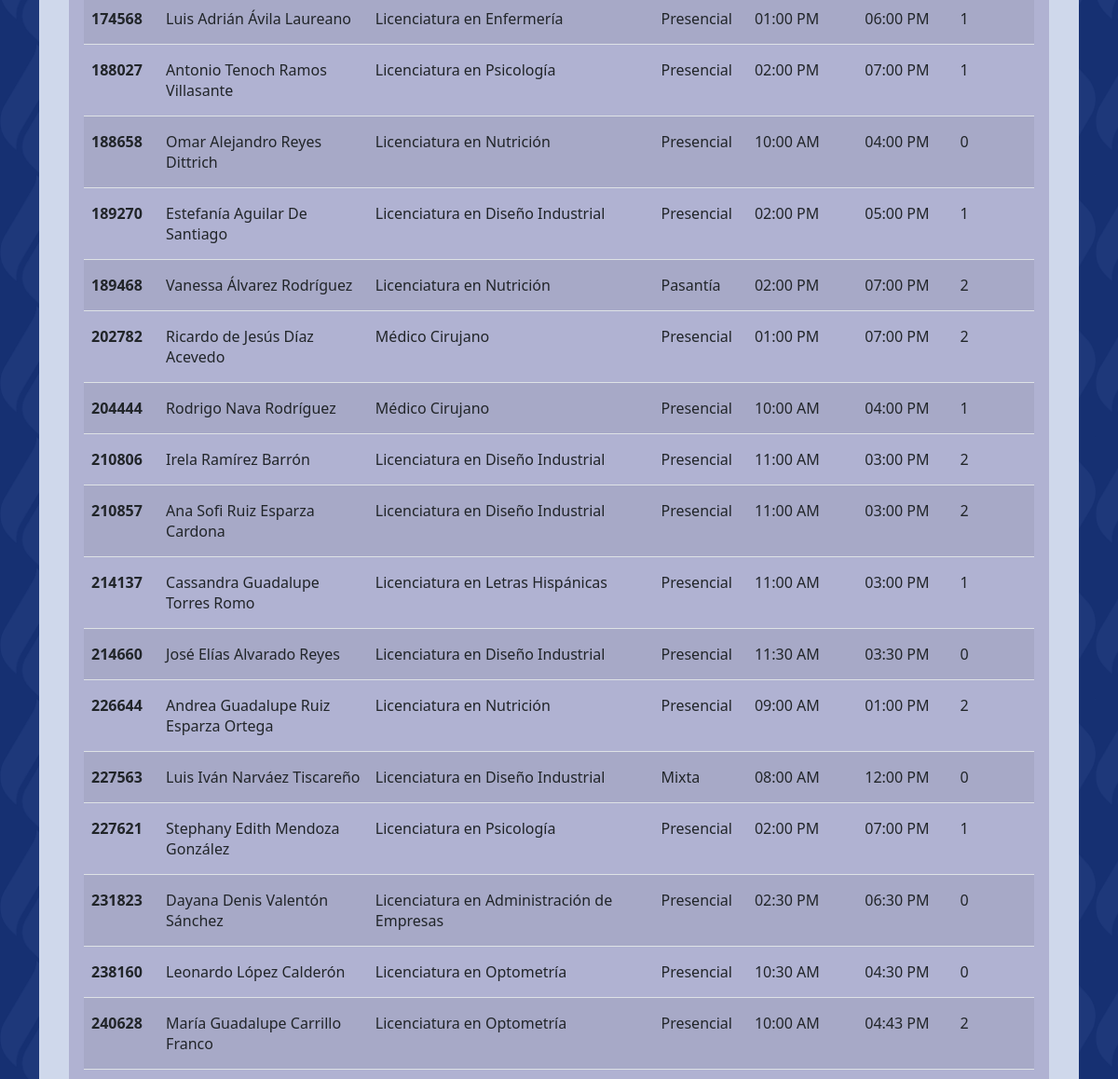
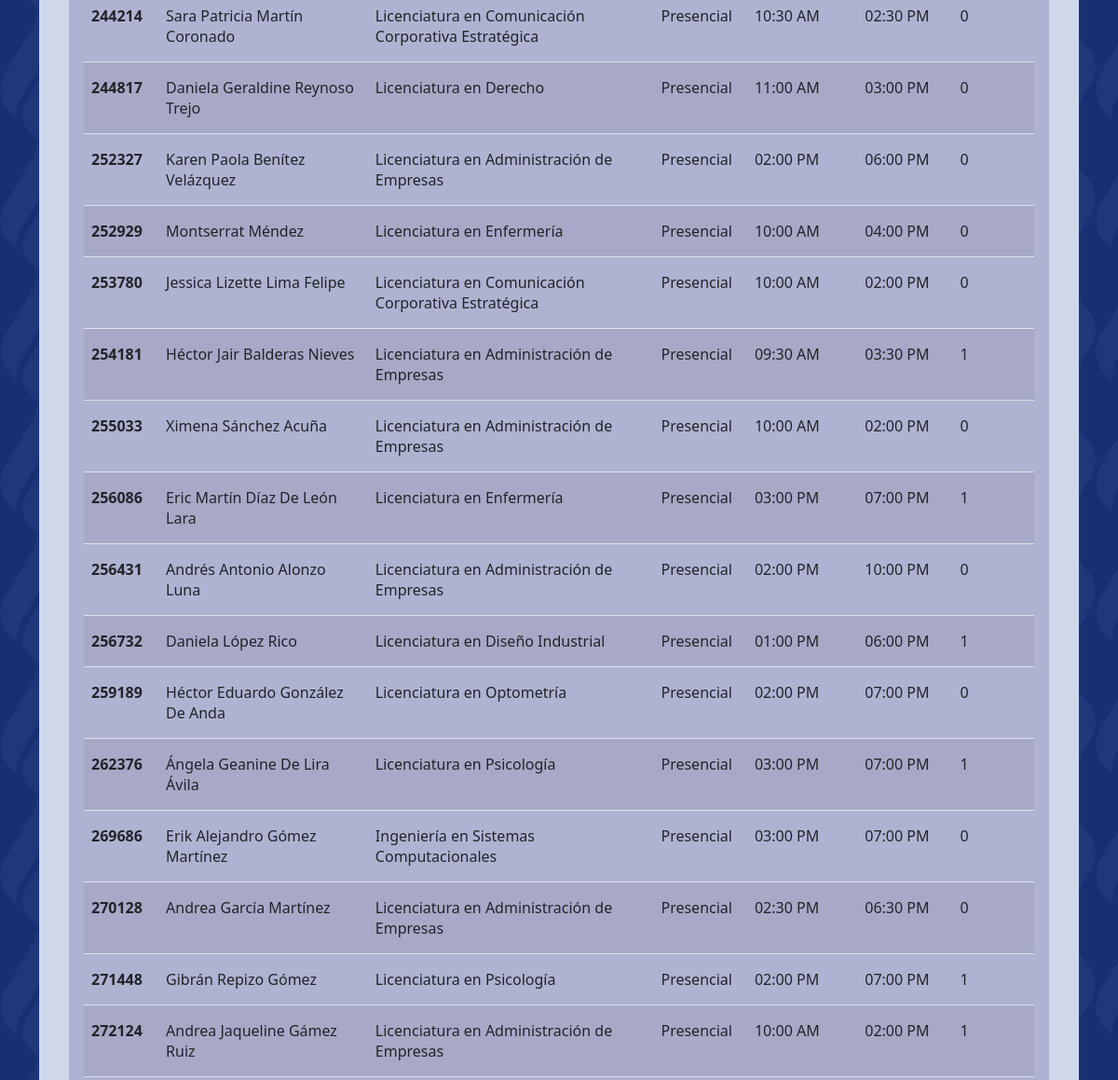
The page /administrador/consulta_colaboradores/listado_colaboradores.php (signed in, middle part) on the database as committed earlier (2 pictures, top to bottom).
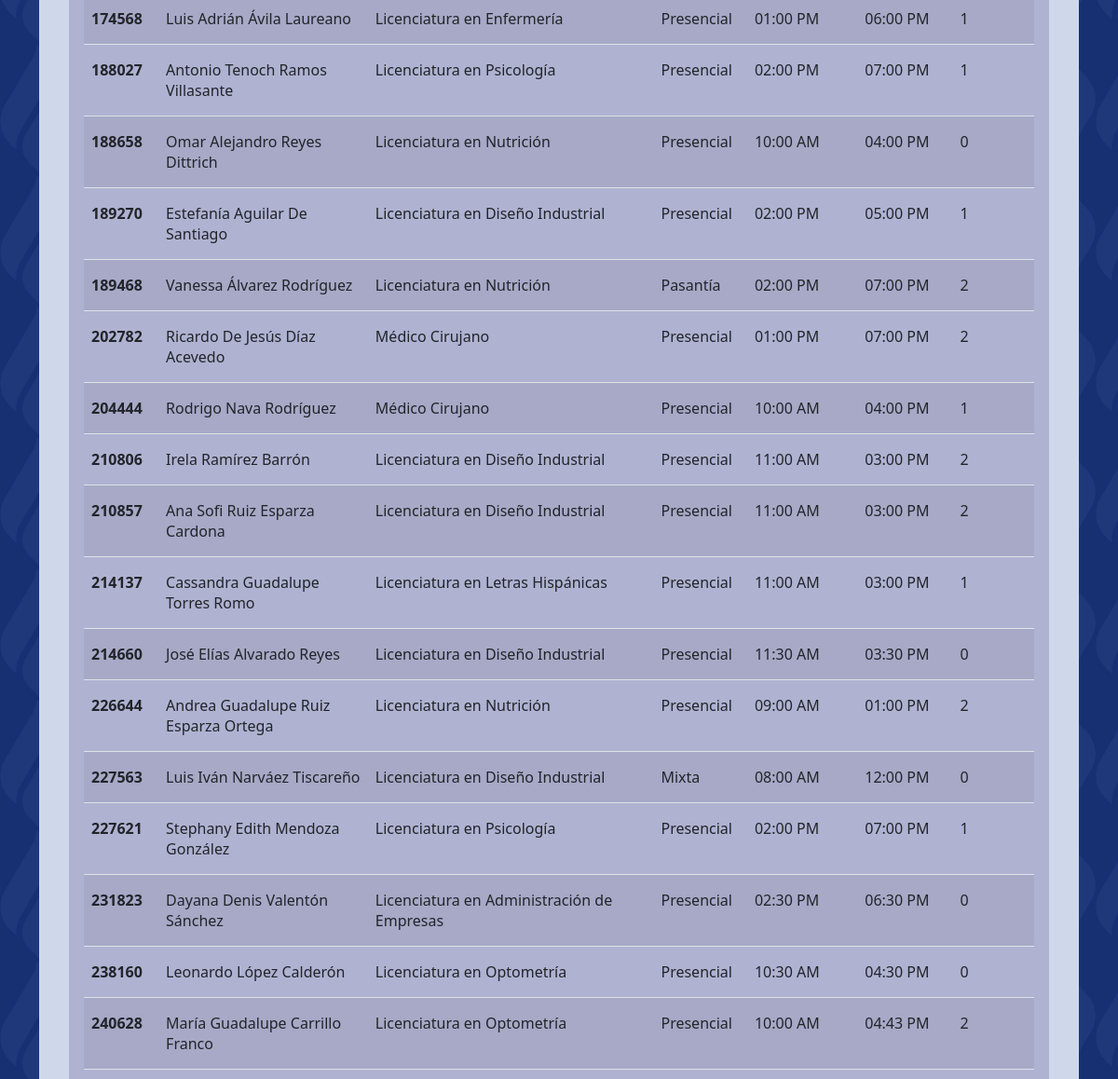
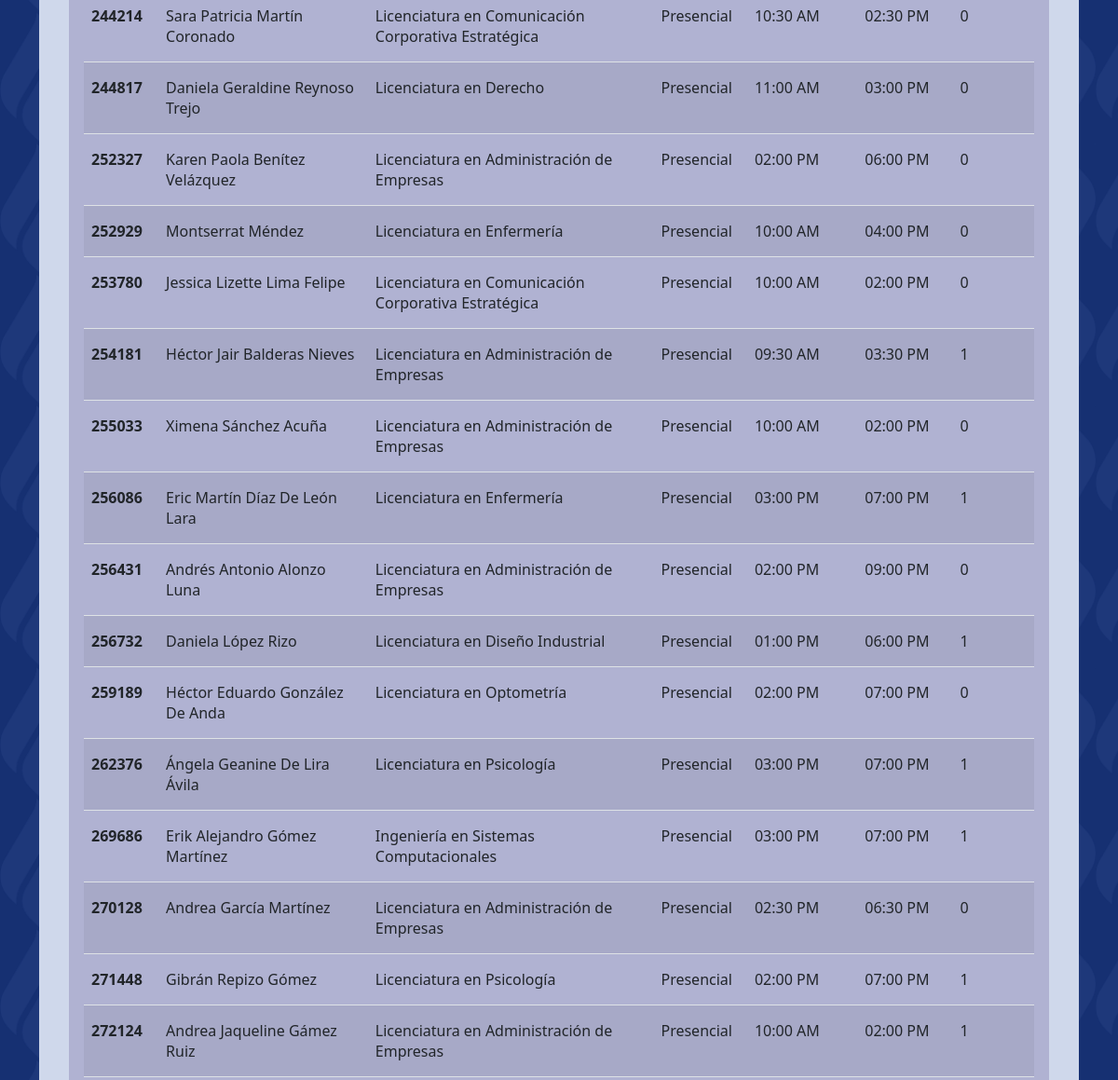
The same page on the database as committed later (2 pictures, top to bottom).
### tables this page shows
CREATE TABLE `colaborador` (
  `ID` int(10) UNSIGNED NOT NULL,
  `nombres` varchar(100) NOT NULL,
  `apellido_paterno` varchar(45) NOT NULL,
  `apellido_materno` varchar(45) DEFAULT NULL,
  `numero_retardos` int(11) NOT NULL DEFAULT 0,
  `ID_carrera` int(10) UNSIGNED NOT NULL,
  `ID_modalidad` int(10) UNSIGNED NOT NULL,
  `ID_horario` int(10) UNSIGNED NOT NULL
);

CREATE TABLE `carrera` (
  `ID` int(10) UNSIGNED NOT NULL,
  `nombre` tinytext NOT NULL
);

CREATE TABLE `modalidad_colaborador` (
  `ID` int(10) UNSIGNED NOT NULL,
  `nombre` varchar(45) NOT NULL
);

CREATE TABLE `horario` (
  `ID` int(10) UNSIGNED NOT NULL,
  `hora_inicial` time NOT NULL,
  `hora_final` time NOT NULL,
  `ID_turno` int(10) UNSIGNED NOT NULL
);

### administrador/consulta_colaboradores/listado_colaboradores.php (the view, shortened to what this page needs)
<?php
    $conexion_base = new mysqli("localhost", "root", "", "checadorumd");
    $colaboradores = $conexion_base->query("SELECT colaborador.ID, CONCAT_WS(' ', colaborador.nombres, colaborador.apellido_paterno, colaborador.apellido_materno) AS nombre_completo, colaborador.numero_retardos,
    carrera.nombre, modalidad_colaborador.nombre, horario.hora_inicial, horario.hora_final
    FROM colaborador JOIN carrera ON colaborador.ID_carrera = carrera.ID
    JOIN modalidad_colaborador ON colaborador.ID_modalidad = modalidad_colaborador.ID
    JOIN horario ON colaborador.ID_horario = horario.ID;");
?>
<html lang="es" class="d-none invisible">
    <head>
        <link rel="stylesheet" href="../../css/clases_globales.css">
        <link rel="stylesheet" href="../../css/estilos_administradores.css">
        <link rel="stylesheet" href="https://cdn.jsdelivr.net/npm/bootstrap-icons@1.9.1/font/bootstrap-icons.css">
        <link href="https://cdn.jsdelivr.net/npm/bootstrap@5.2.0/dist/css/bootstrap.min.css" rel="stylesheet">
    </head>
    <body class="fondo-pantone-azul-oscuro">
        <div class="mx-2 mx-md-0">
            <div class="container-xl my-5">
                <div class="jumbotron fondo-pantone-azul-claro">
                    <?php
                    if(isset($colaboradores) && @$colaboradores->num_rows > 0) {
                    ?>
                    <div class="table-responsive fondo-pantone-azul-intermedio rounded p-3">
                        <table class="table table-striped mb-0">
                            <tbody class="table-group-divider">
                                <tr>
                                    <?php
                                    while($colaborador = $colaboradores->fetch_row()) {
                                        echo "<tr> ";
                                        echo "<th scope='row' class='py-3'> " . $colaborador[0] . " </th> ";
                                        echo "<td class='py-3'> " . $colaborador[1] .  " </td> ";
                                        echo "<td class='py-3'> " . $colaborador[3] .  " </td> ";
                                        echo "<td class='py-3'> " . $colaborador[4] . " </td> ";
                                        echo "<td class='py-3'> " . date("h:i A", strtotime($colaborador[5])) . " </td> ";
                                        echo "<td class='py-3'> " . date("h:i A", strtotime($colaborador[6])) . " </td>";
                                        echo "<td class='py-3'> " . $colaborador[2] . " </td>";
                                        echo " </tr>";
                                    }
                                    ?>
                                </tr>
                            </tbody>
                        </table>
                        <?php
                        }
                        else {
                        ?>
                            <p class="mb-0 fs-5 fw-semibold py-3 text-center">
                                No hay colaboradores registrados en el sistema
                            </p>
                        <?php
                        }
                        ?>
                    </div>
                </div>
            </div>
        </div>
    </body>
</html>

### css/clases_globales.css (style rules this page uses)
body { background-image: url("../img/iconouaa.png"); background-repeat: repeat; background-size: clamp(50px, 7vw, 300px); scroll-behavior: auto !important; }
.fondo-pantone-azul-claro { background-color: rgb(207, 216, 235); }
.fondo-pantone-azul-intermedio { background-color: rgb(176, 178, 210); }
.fondo-pantone-azul-oscuro { background-color: rgb(22, 48, 114); }

### css/estilos_administradores.css (style rules this page uses)
.jumbotron { padding: 2rem; margin-bottom: 2rem; border-radius: .5rem; }

Rows that differ between the two databases and show on the page:
changed colaborador id 202782: colaborador "Ricardo de Jesús Díaz Acevedo" → "Ricardo De Jesús Díaz Acevedo"
changed through a linked row, colaborador id 256431: ID_horario.hora_final "10:00 PM" → "09:00 PM"
changed colaborador id 256732: colaborador "Daniela López Rico" → "Daniela López Rizo"
changed colaborador "Ingeniería en Sistemas Computacionales": numero_retardos "0" → "1"
